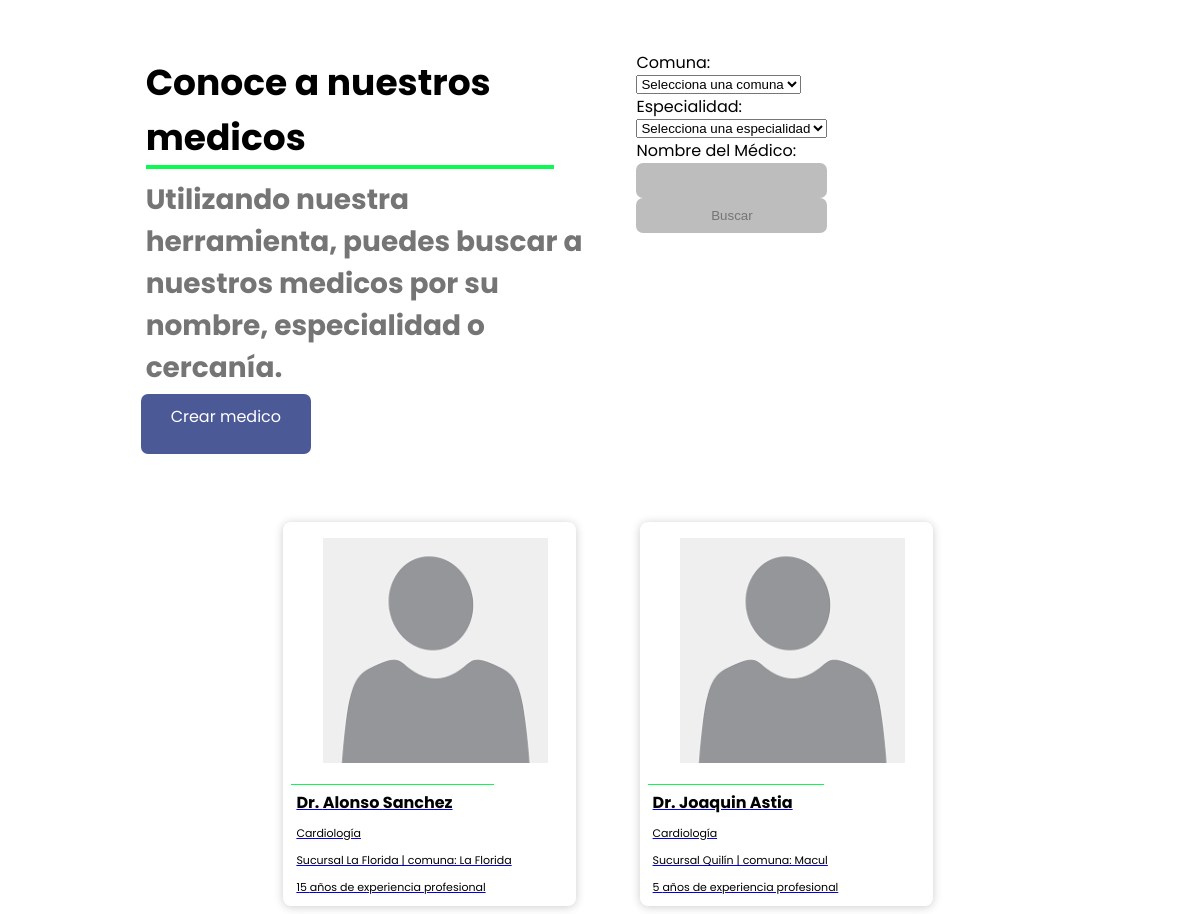
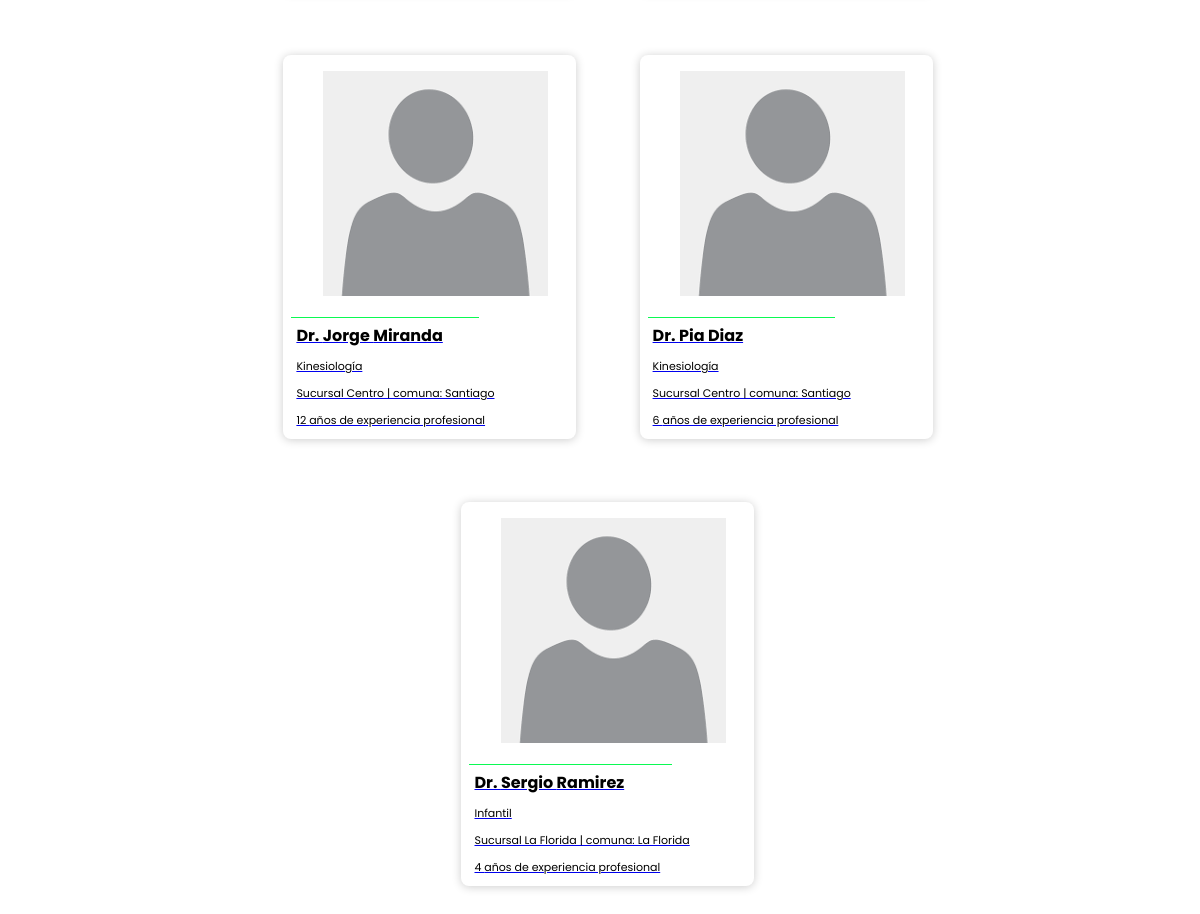
Page /clinica/list_view on the earlier database version (2 pictures, top to bottom).
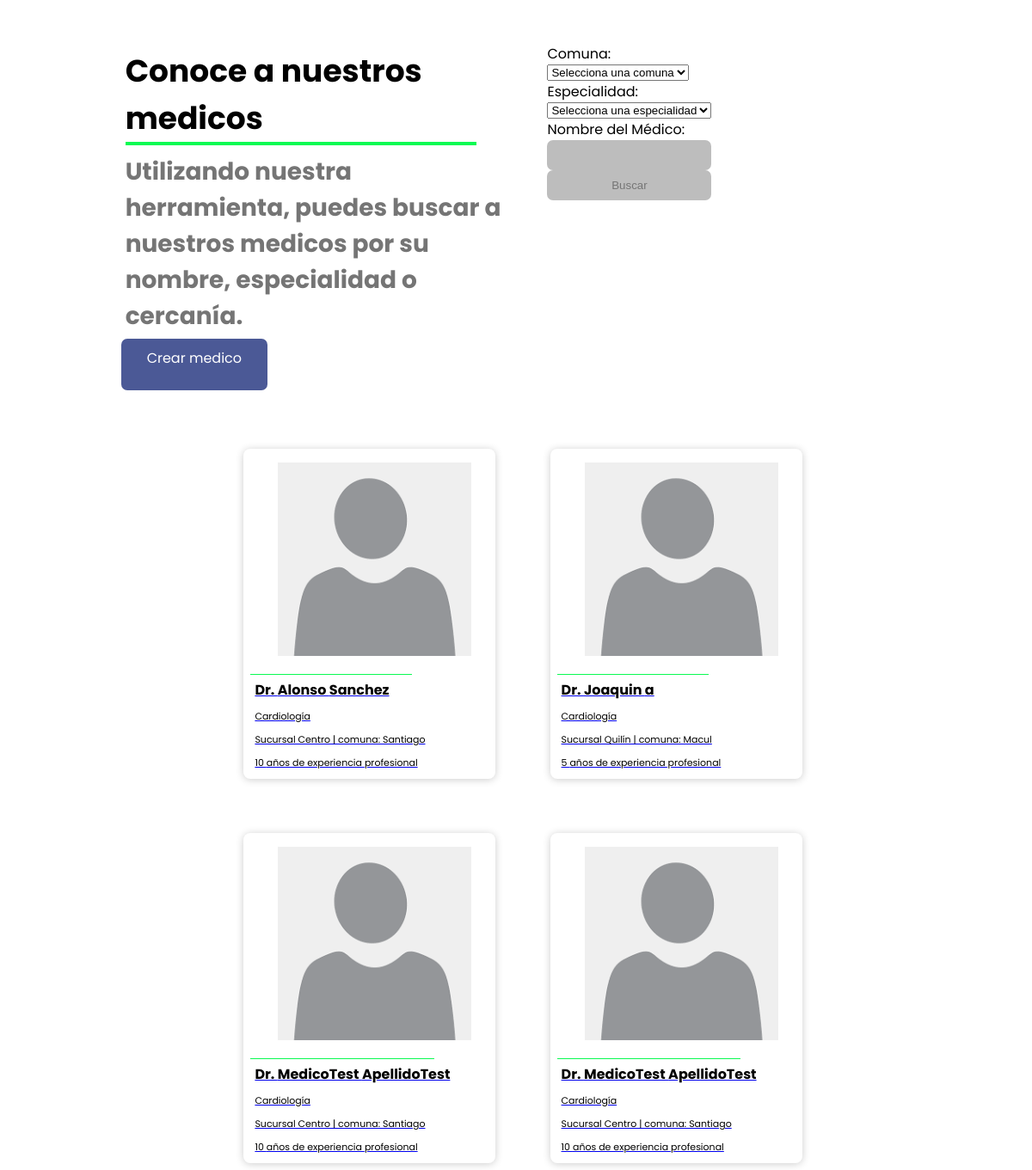
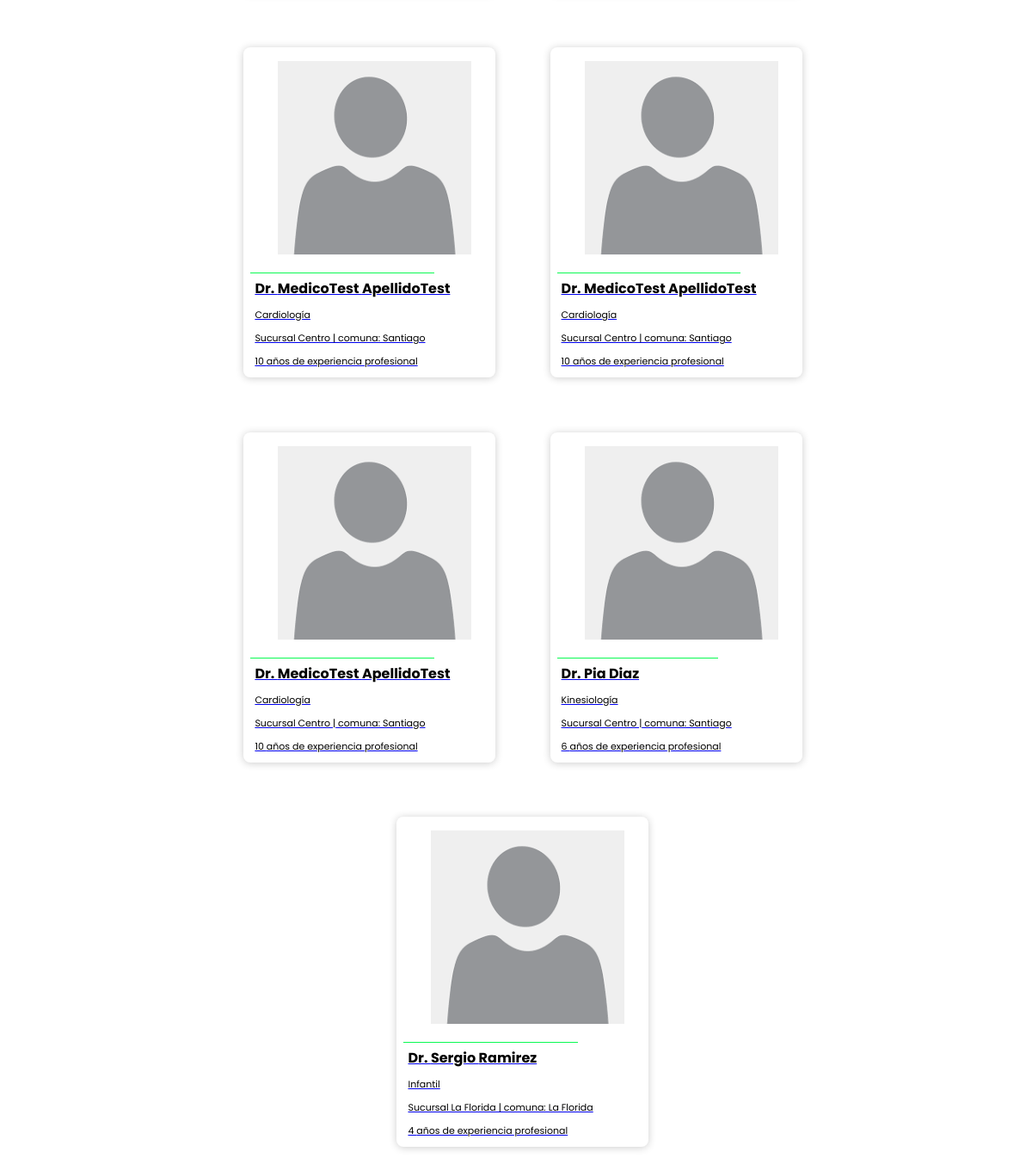
Same page on the later database version (2 pictures, top to bottom).
### clinica/models.py (models this page shows, shortened)
class Medico(models.Model): #antecedentes y credenciales
    nombre = models.CharField(max_length=100)
    apellido = models.CharField(max_length=100)
    especialidades = models.ManyToManyField(Especialidad)
    sucursales = models.ManyToManyField(Sucursal)
    anos_experiencia = models.IntegerField() #antecedentes
    class Meta:
        verbose_name_plural="Médicos"
        ordering=['nombre']

class Especialidad(models.Model):
    tipo = models.CharField(max_length=100)
    def __str__(self):
        return self.tipo
    class Meta:
        verbose_name_plural="Especialidades"
        ordering=['tipo']

class Sucursal(models.Model):
    nombre = models.CharField(max_length=100)
    comuna = models.ForeignKey(Comuna, on_delete=models.CASCADE)
    direccion = models.CharField(max_length=200)
    def __str__(self):
        return self.nombre + " | comuna: " + self.comuna.nombre
    class Meta:
        verbose_name_plural="Sucursales"
        ordering=['nombre']

class Comuna(models.Model):
    nombre = models.CharField(max_length=100)
    class Meta:
        verbose_name_plural="Comunas"
        ordering=['nombre']

### clinica/views.py (the view, shortened to what this page needs)
# urls.py: path('list_view', vista_principal_busqueda),
def vista_principal_busqueda(request):
    comunas = Comuna.objects.all()
    especialidades = Especialidad.objects.all()
    resultados = Medico.objects.all()
    context = {
        'comunas': comunas,
        'especialidades': especialidades
    }
    context = {
        'comunas': comunas,
        'especialidades': especialidades,
        'resultados': resultados,
    }
    return render(request, "list_view.html", context)

### clinica/templates/list_view.html (shortened to what this page needs)
{% load static %}
<link rel="stylesheet" type="text/css" href="{% static 'css/test.css' %}">
<div class="container">
    <div class="text-container">
        <h1>Conoce a nuestros medicos</h1>
        <h2>Utilizando nuestra herramienta, puedes buscar a nuestros medicos por su nombre, especialidad o cercanía.</h2>
        <a href="{% url 'create_medico' %}" class="btn">Crear medico</a>
    </div>
    <form method="post" action="">
        <label for="comuna">Comuna:</label>
        <select name="comuna" id="comuna">
            <option value="">Selecciona una comuna</option>
        </select>
        <label for="especialidad">Especialidad:</label>
        <select name="especialidad" id="especialidad">
            <option value="">Selecciona una especialidad</option>
        </select>
        <label for="nombre_medico">Nombre del Médico:</label>
        <input type="text" name="nombre_medico" id="nombre_medico">
        <input type="submit" value="Buscar">
    </form>
    <div class="specialist-searcher-container" id="buscador">
        {% if resultados %}
        {% for doctor in resultados %}
        <a href="{% url 'detail_view' id=doctor.id %}">
            <div class="specialist-card">
                <figure class="specialist-img">
                    <img src="{% static 'img/person.png' %}">
                </figure>
                <div class="specialist-text">
                    <h3>Dr. {{ doctor.nombre }} {{doctor.apellido}} </h3>
                    {% for especialidad in doctor.especialidades.all %}
                    <p> {{ especialidad }} </p>
                    {% endfor %}
                    {% for sucursal in doctor.sucursales.all %}
                    <p> {{ sucursal }} </p>
                    {% endfor %}
                    <p> {{ doctor.anos_experiencia }} años de experiencia profesional </p>
                </div>
            </div>
        </a>
        {% endfor %}
        {% else %}
            <p>No se encontraron resultados.</p>
        {% endif %}
    </div>
</div>

### clinica/static/css/test.css (style rules this page uses)
.container { display: grid; grid-template-columns: repeat(12, 12fr); grid-auto-rows: auto; column-gap: 32px; margin: 50px; }
.text-container { grid-column: 2 / 8; grid-row: span 5; }
h1 { font-size: var(--heading); color: var(--text); margin: 0; padding: 5px; }
h1::after { content: ""; display: block; width: 90%; height: 4px; background-color: var(--accent); }
h2 { font-size: var(--subheading); color: var(--bg-4); margin: 0px; padding: 5px; }
h3 { font-size: var(--body); color: var(--text); margin: 0px; padding: 5px; }
p { font-size: var(--label); color: var(--text); margin: 0px; padding: 5px; }
a.btn { font-size: var(--body); display: inline-flex; width: auto; height: 2.5rem; background: #4b5996; text-align: center; border: none; border-radius: 7px; color: white; padding: 0.625rem 1.875rem; gap: 0.625rem; text-decoration : none; }
.specialist-searcher-container { grid-column: 2 / 12; display: flex; flex-wrap: wrap; justify-content: center; padding: 3rem; gap: 1.45rem; }
figure.specialist-img { width: fit-content; overflow: hidden; }
.specialist-text { width: fit-content; padding: 5px 8px 5px 8px; }
.specialist-text::before { content: ""; display: block; width: 90%; height: 1px; background-color: var(--accent); }
.specialist-card { width: 18.3125rem; margin: 20px; border-radius: 8px; overflow: hidden; background: var(--bg); box-shadow: 0px 1px 10px rgba(0,0,0,0.2); cursor: default; transition: all 300ms ease; }
input { border-radius: 0.4375rem; background: var(--bg-2); color: var(--bg-4); display: flex; border: none; width: 100%; height: 2.1875rem; padding: 0.625rem 0.9375rem; align-items: center; gap: 0.3125rem; flex-shrink: 0; }

Differences in the rows shown:
removed Medico: nombre "Jorge", apellido "Miranda", anos_experiencia "12", Especialidad (tipo "Kinesiología"), Sucursal (nombre+comuna "Sucursal Centro | comuna: Santiago")
changed Medico "Alonso": gains Sucursal (nombre+comuna "Sucursal Centro | comuna: Santiago"); anos_experiencia "15" → "10"; loses Sucursal (nombre+comuna "Sucursal La Florida | comuna: La Florida")
changed Medico "Joaquin": apellido "Astia" → "a"
added Medico: nombre "MedicoTest", apellido "ApellidoTest", anos_experiencia "10", Especialidad (tipo "Cardiología"), Sucursal (nombre+comuna "Sucursal Centro | comuna: Santiago")
added Medico: nombre "MedicoTest", apellido "ApellidoTest", anos_experiencia "10", Especialidad (tipo "Cardiología"), Sucursal (nombre+comuna "Sucursal Centro | comuna: Santiago")
added Medico: nombre "MedicoTest", apellido "ApellidoTest", anos_experiencia "10", Especialidad (tipo "Cardiología"), Sucursal (nombre+comuna "Sucursal Centro | comuna: Santiago")
added Medico: nombre "MedicoTest", apellido "ApellidoTest", anos_experiencia "10", Especialidad (tipo "Cardiología"), Sucursal (nombre+comuna "Sucursal Centro | comuna: Santiago")
added Medico: nombre "MedicoTest", apellido "ApellidoTest", anos_experiencia "10", Especialidad (tipo "Cardiología"), Sucursal (nombre+comuna "Sucursal Centro | comuna: Santiago")
